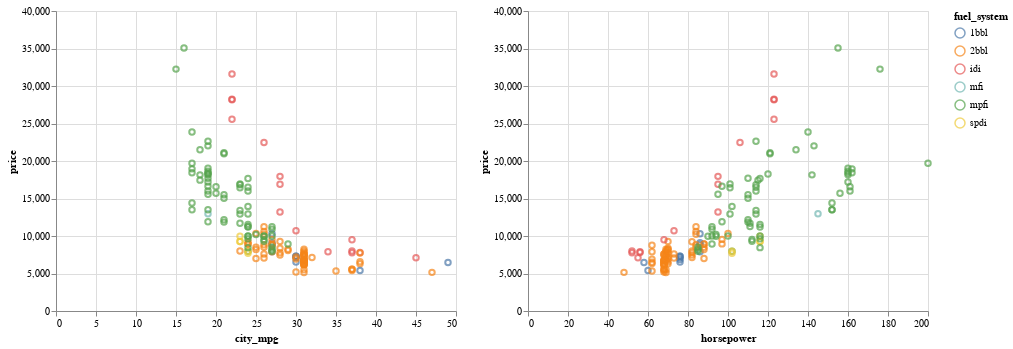

The cell this chart's notebook holds for it:
### Code cell
interval = alt.selection_interval()

base = alt.Chart(data).mark_point().encode(
         y = 'price',
         color = alt.condition(interval, 'fuel_system',
                               alt.value('lightgray'))).properties(selection=interval)

base.encode(x = 'city_mpg') | base.encode(x = 'horsepower')

### Figure 1 — Vega-Lite specification as saved in the notebook (floating-point values rounded to 4 significant figures; data arrays with more than 128 entries replaced by an {"elided": "..."} marker saying what was removed)
{"config": {"view": {"continuousWidth": 400, "continuousHeight": 300}}, "hconcat": [{"mark": "point", "encoding": {"color": {"condition": {"field": "fuel_system", "type": "nominal", "selection": "selector004"}, "value": "lightgray"}, "x": {"field": "city_mpg", "type": "quantitative"}, "y": {"field": "price", "type": "quantitative"}}, "selection": {"selector004": {"type": "interval"}}}, {"mark": "point", "encoding": {"color": {"condition": {"field": "fuel_system", "type": "nominal", "selection": "selector004"}, "value": "lightgray"}, "x": {"field": "horsepower", "type": "quantitative"}, "y": {"field": "price", "type": "quantitative"}}, "selection": {"selector004": {"type": "interval"}}}], "data": {"name": "data-d1d0b7e697dc8fe995f80a66f10a4b8b"}, "$schema": "https://vega.github.io/schema/vega-lite/v4.17.0.json", "datasets": {"data-d1d0b7e697dc8fe995f80a66f10a4b8b": {"elided": "159 records"}}}
